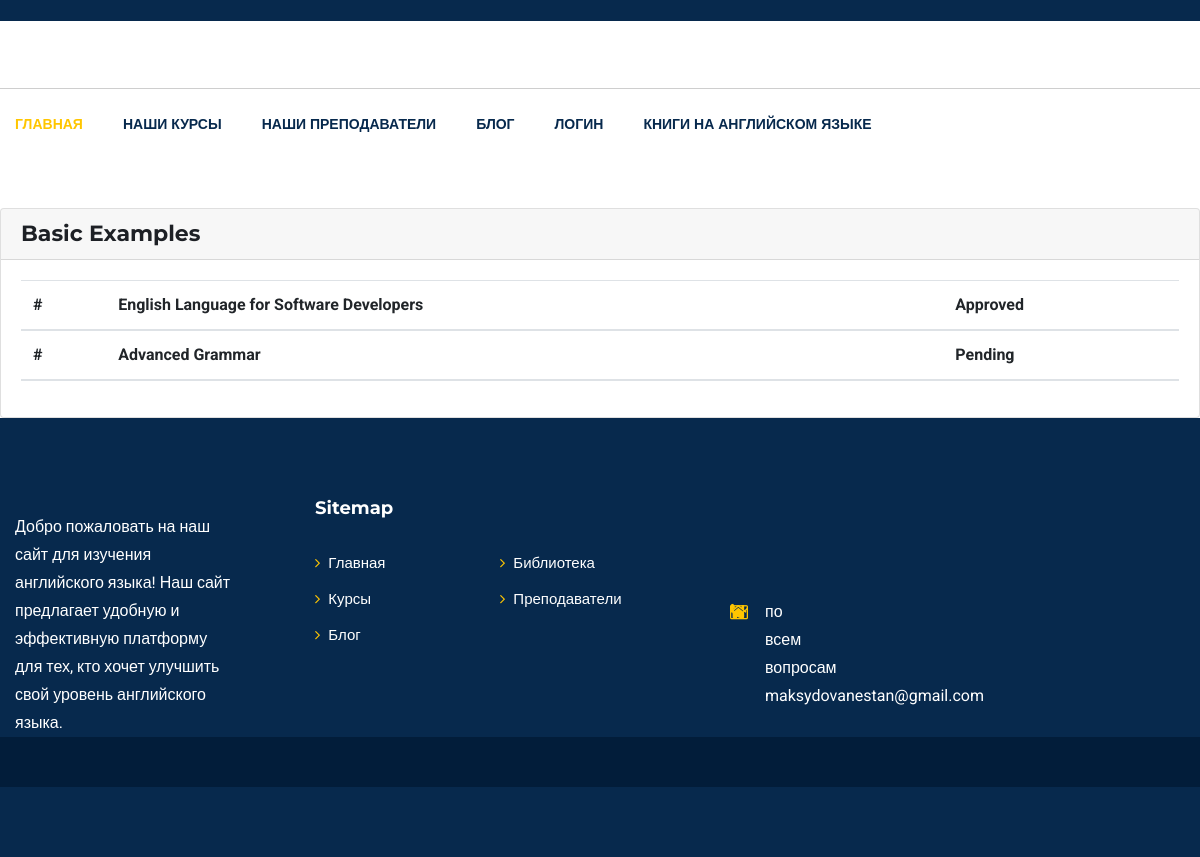
The page /my/courses/ (signed in) on the database its author committed.
### apps/courses/models.py (models this page shows, shortened)
class Enrollment(models.Model):
    PENDING_STATUS = "pending"
    APPROVED_STATUS = "approved"
    REJECTED_STATUS = "rejected"
    STATUS_CHOICES = (
        (PENDING_STATUS, 'Pending'),
        (APPROVED_STATUS, 'Approved'),
        (REJECTED_STATUS, 'Rejected')
    )
    student = models.ForeignKey(User, on_delete=models.CASCADE, related_name="enrollments")
    course = models.ForeignKey(Course, on_delete=models.CASCADE, related_name="enrollments")
    date_enrolled = models.DateTimeField(auto_now_add=True)
    status = models.CharField(max_length=20, choices=STATUS_CHOICES, default='pending')
    class Meta:
        verbose_name = "Подписка"
        verbose_name_plural = "Подписки"

class Course(models.Model):
    title = models.CharField("Название", max_length=255)
    teacher = models.ForeignKey(User,
                                related_name='course_created',
                                on_delete=models.CASCADE)
    image = models.ImageField("Фото", null=True)
    description = models.TextField("Описание")
    created = models.DateTimeField(auto_now_add=True)
    updated = models.DateTimeField(auto_now=True)
    tags = models.ManyToManyField(Tag, related_name="tg_posts")
    class Meta:
        verbose_name = "Курс"
        verbose_name_plural = "Курсы"

### apps/courses/views.py (the view)
# urls.py: path("my/courses/", views.get_my_enrollments, name="my_courses"),
@login_required
def get_my_enrollments(request):
    enrollments = Enrollment.objects.filter(student=request.user)
    context = {'enrollments': enrollments, }
    return render(request, 'student_courses.html', context)

### apps/courses/templates/student_courses.html
{% extends 'base.html' %}
{% block content %}
  <h1 style="color: white;">My Enrollments</h1>
  {% if enrollments %}
          <tr>
               <div class="row">
                        <div class="col-12">
                            <div class="card">
                                <div class="card-header">
                                <h4>Basic Examples</h4>
                                </div>
                                <div class="card-body">
                                    <div class="table-responsive">
                                        <table class="table">
                                            <thead>
                                            {% for enrollment in enrollments %}
                                              <tr>
                                                <th scope="col">#</th>
                                                <th scope="col">{{enrollment.course.title}}</th>
                                                <th scope="col">{{enrollment.get_status_display}}</th>
                                              </tr>
                                            {% endfor %}
                                            </thead>
                                          </table>
                                    </div>
                                </div>
                            </div>
                        </div>
                    </div>
  {% else %}
    <p style="color: white;">You haven't enrolled in any courses yet.</p>
  {% endif %}
{% endblock %}

### static/css/style.css (style rules this page uses)
body { font-family: 'Roboto', sans-serif; font-weight: 400; font-style: normal; -webkit-font-smoothing: antialiased; -moz-osx-font-smoothing: grayscale; }
h1, h2, h3, h4, h5, h6 { font-family: 'Montserrat', sans-serif; font-weight: 700; color: #1d2025; margin: 0px; }
h1 { font-weight: 500; }
h4 { font-size: 22px; }

### rows shown on the page
Enrollment: course "English Language for Software Developers", status "Approved"
Enrollment: course "Advanced Grammar", status "Pending"
